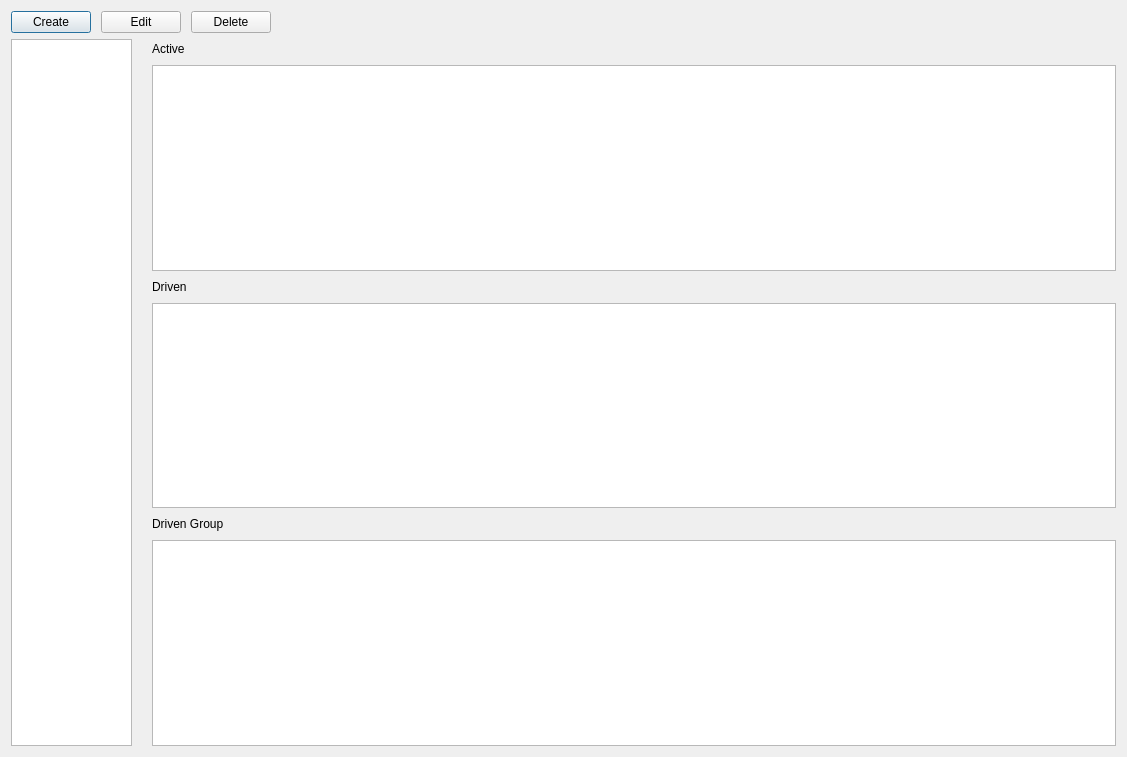
<?xml version="1.0" encoding="UTF-8"?>
<ui version="4.0">
 <class>ParaLinkageManager</class>
 <widget class="QDialog" name="ParaLinkageManager">
  <property name="geometry">
   <rect>
    <x>0</x>
    <y>0</y>
    <width>1127</width>
    <height>757</height>
   </rect>
  </property>
  <property name="windowTitle">
   <string>Parameter Linkage Manager</string>
  </property>
  <layout class="QGridLayout" name="gridLayout" columnstretch="1,8">
   <property name="horizontalSpacing">
    <number>20</number>
   </property>
   <item row="0" column="0" colspan="2">
    <layout class="QHBoxLayout" name="horizontalLayout_4">
     <property name="spacing">
      <number>10</number>
     </property>
     <item>
      <widget class="QPushButton" name="CreateQPB">
       <property name="text">
        <string>Create</string>
       </property>
      </widget>
     </item>
     <item>
      <widget class="QPushButton" name="EditQPB">
       <property name="text">
        <string>Edit</string>
       </property>
      </widget>
     </item>
     <item>
      <widget class="QPushButton" name="DeleteQPB">
       <property name="text">
        <string>Delete</string>
       </property>
      </widget>
     </item>
     <item>
      <spacer name="horizontalSpacer_4">
       <property name="orientation">
        <enum>Qt::Horizontal</enum>
       </property>
       <property name="sizeHint" stdset="0">
        <size>
         <width>40</width>
         <height>20</height>
        </size>
       </property>
      </spacer>
     </item>
    </layout>
   </item>
   <item row="1" column="0" rowspan="6">
    <widget class="QListWidget" name="linkageListWidget"/>
   </item>
   <item row="1" column="1">
    <layout class="QHBoxLayout" name="horizontalLayout_3">
     <item>
      <widget class="QLabel" name="label_3">
       <property name="text">
        <string>Active</string>
       </property>
      </widget>
     </item>
     <item>
      <spacer name="horizontalSpacer_3">
       <property name="orientation">
        <enum>Qt::Horizontal</enum>
       </property>
       <property name="sizeHint" stdset="0">
        <size>
         <width>40</width>
         <height>20</height>
        </size>
       </property>
      </spacer>
     </item>
    </layout>
   </item>
   <item row="2" column="1">
    <widget class="QTableWidget" name="activeTableWidget"/>
   </item>
   <item row="3" column="1">
    <layout class="QHBoxLayout" name="horizontalLayout_2">
     <item>
      <widget class="QLabel" name="label_2">
       <property name="text">
        <string>Driven</string>
       </property>
      </widget>
     </item>
     <item>
      <spacer name="horizontalSpacer_2">
       <property name="orientation">
        <enum>Qt::Horizontal</enum>
       </property>
       <property name="sizeHint" stdset="0">
        <size>
         <width>40</width>
         <height>20</height>
        </size>
       </property>
      </spacer>
     </item>
    </layout>
   </item>
   <item row="4" column="1">
    <widget class="QTableWidget" name="drivenTableWidget"/>
   </item>
   <item row="5" column="1">
    <layout class="QHBoxLayout" name="horizontalLayout">
     <item>
      <widget class="QLabel" name="label">
       <property name="text">
        <string>Driven Group</string>
       </property>
      </widget>
     </item>
     <item>
      <spacer name="horizontalSpacer">
       <property name="orientation">
        <enum>Qt::Horizontal</enum>
       </property>
       <property name="sizeHint" stdset="0">
        <size>
         <width>40</width>
         <height>20</height>
        </size>
       </property>
      </spacer>
     </item>
    </layout>
   </item>
   <item row="6" column="1">
    <widget class="QTableWidget" name="drivenGroupTableWidget"/>
   </item>
  </layout>
 </widget>
 <resources/>
 <connections/>
</ui>
